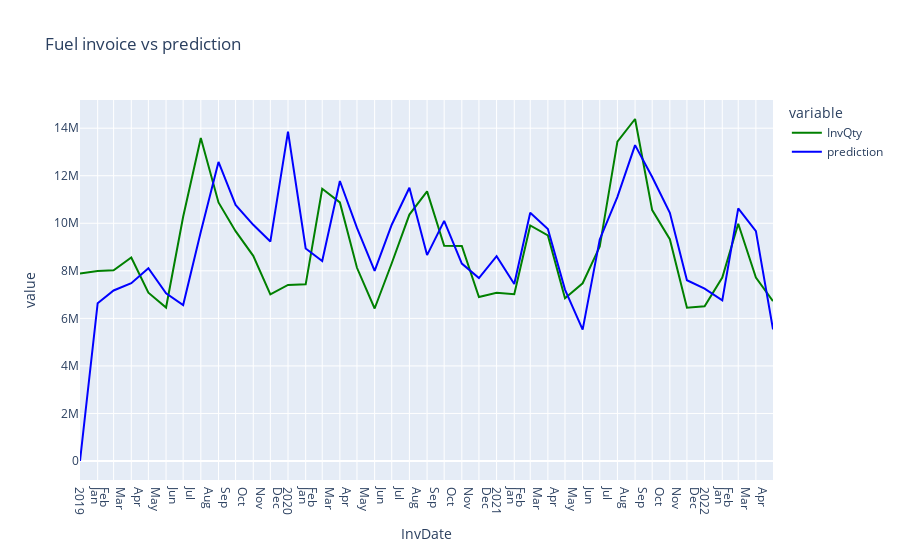

The notebook cell this image was saved under:
### Code cell
import plotly.express as px
fig = px.line(indexedDataset, x=indexedDataset.index, y=indexedDataset.columns,color_discrete_sequence=["green", "blue"]
              ,title='Fuel invoice vs prediction')
fig.update_xaxes(
    dtick="M1",
    tickformat="%b\n%Y",
ticklabelmode="period")
fig.show()
